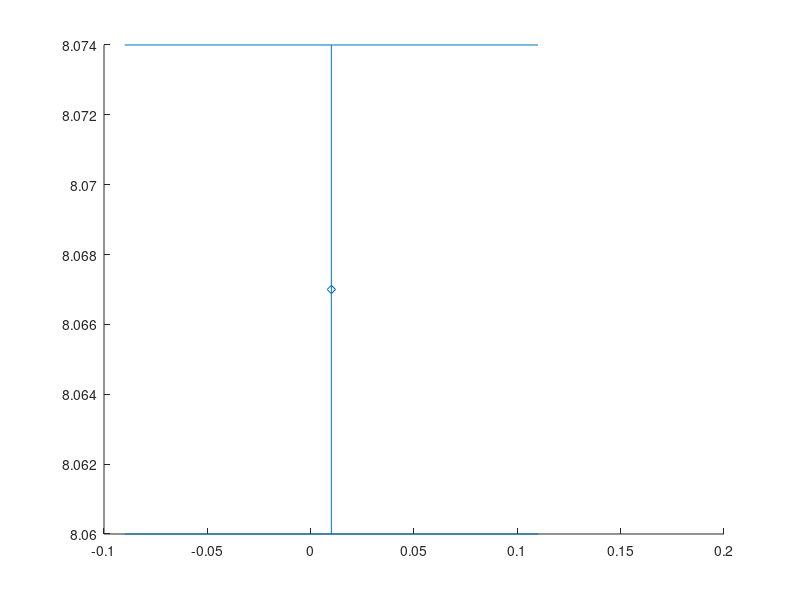

Write MATLAB code to recreate this figure. (Note: this script raises an error after producing the figure.)
% EXTENDED DATA 6A - pH Time Series with pH Ranges from Different SST Proxies
% Madison Shankle
% 29-09-2021

% Plots a timeseries of pH, with the range of pH from using different SST
% proxies' SST values in the pH calculation plotted on top of the data as
% grey bars.

%% LOAD IN DATA

% Clear any variables currently in workspace, close any figures currently
% open, and clear Command Window
clearvars
close all 
clc

east = xlsread('ED6_Shankle_east_pH_results.xls'); % add _BAYMAG if want to do with BAYMAG data
west = xlsread('ED6_Shankle_west_pH_results.xls'); % " "
east_avgs = xlsread('ED6_Shankle_east_pH_avgs.xls'); % " "
west_avgs = xlsread('ED6_Shankle_west_pH_avgs.xls'); % " "
% These Excel sheets have the following columns:
% (1) Age [Ma], (2) pH, (3) 2sd pH, (4) Temp Range [pH] (not incl BAYMAG), 
% (5) Temp Range [pH] w/ BAYMAG, (6) d11B [permil], (7) 2sd d11B [permil]
% NOTE: IGNORE COLS (4) & (5) TEMP RANGES - THESE ARE GIVEN IN 
% "ED6_Shankle_upper_lower_pH_bySSTs.xls"

% Load in ranges of pH from calculating pH from different SST proxies
errors = xlsread('ED6_Shankle_pH_ranges_from_SSTs.xls'); % MS!: THIS IS REALLY RANGE not ERRORS
% (1) neg. error West, (2) pos. error West, (3) neg. error East, (4) pos.
% error East

ThreeMa = xlsread('ED6_MB15_3Ma_forMatLab.xls');
% This Excel sheet has the following columns:
% (1) Age [Ma], (2) pH, (3) avg. 95% CI, (4) d11B [permil], (5) 2sd d11B
% 3Ma: Martinez-Boti 2015 Nature Article:
%   Caribbean eqb. site (ODP999), G. ruber
%   Martínez-Botí, M. A. et al. Plio-Pleistocene climate sensitivity 
%     evaluated using high-resolution CO 2 records. Nature 518, 49–54 (2015).


% Modern pH
east_mod_pH = 8.007; % See Methods for details of modern pH values
east_mod_1sd = 0.062;
west_mod_pH = 8.067;  
west_mod_1sd = 0.007;

%% PLOT

% COLORS
% Main Points
 main_red = [0.76 0 0.22];
 main_blue = [0.11 0.25 0.88];
% For Averages
 very_dark_blue = [0 0 0.35];
 very_dark_red = [0.45 0 0];
% For MB15 3Ma
 grey_color = [0.2 0.2 0.2];
 light_grey_color = [0.65 0.65 0.65];
 MB_3Ma_color = light_grey_color + 0.2;        % Prev. light green color [0.75 0.95 0.75];
 MB_3Ma_color_darker = light_grey_color +0.02; % + 0.15; % Prev. darker green color [0.69 0.89 0.69];

% Aesthetics
size_normal_points = 35;
size_avg_points = 7;
size_3Ma_points = 4;
size_mod_points = 125;
linewidth_normal_markers = 1.25;
linewidth_normal_errorbars = 1.25;
linewidth_normal_SST_errorbars = 1;
linewidth_avgs = 1.5;
linewidth_avgs_errorbars = 3.5;
linewidth_3Ma = 0.75;




%% 
  
  
%% Supp. Fig. 2: Repeat panel b^ (pH in time) with Temp range behind

linewidth_for_ranges = 4.5;

figure
    
% PLOT ESTIMATES OF MODERN pH
    % West Modern
      errorbar(0.01, west_mod_pH, west_mod_1sd, 'd', 'MarkerFaceColor', ...
          main_red, 'MarkerEdgeColor', 'none', ...
          'CapSize', 20, 'Color', main_red, ...
          'LineWidth', 3);   % face color main_red
      hold on
      % East Modern
      errorbar(0.01, east_mod_pH, east_mod_1sd, 'd', 'MarkerFaceColor', ...
          main_blue, 'MarkerEdgeColor', 'none', ... 
          'CapSize', 17, 'Color', main_blue, ...
          'LineWidth', 3);
     
      scatter(0.01, west_mod_pH, size_mod_points, 'diamond', 'MarkerFaceColor', ...
          main_red, 'MarkerEdgeColor', 'k', 'HandleVisibility', 'off');   % face color main_red
      scatter(0.01, east_mod_pH, size_mod_points, 'diamond', 'MarkerFaceColor', ...
          main_blue, 'MarkerEdgeColor', 'k', 'HandleVisibility', 'off');
      

% PLOT MARTINEZ-BOTI 3Ma DATA
      x = ThreeMa(:,1);
      y = ThreeMa(:,2);
      dy = ThreeMa(:,3);
      fill([x;flipud(x)],[y-dy;flipud(y+dy)],[0.86 .86 .86],'linestyle','none',...
          'HandleVisibility', 'off');
      
      plot(ThreeMa(:,1), ThreeMa(:,2), '-s', 'MarkerSize', size_3Ma_points, ...
          'MarkerFaceColor', MB_3Ma_color_darker, 'MarkerEdgeColor', ...
          MB_3Ma_color_darker, 'LineWidth', linewidth_3Ma, 'Color',...
          MB_3Ma_color_darker);

% Plot  thick grey line of pH range w/out BAGMAY line
  for i = 1:2
      if i == 1
          x = east;
          handle_vis = 'on'; 
          neg_error = errors(:,3);
          pos_error = errors(:,4);
      else if i == 2
              x = west;
              handle_vis = 'off'; 
              neg_error = errors(:,1);
              pos_error = errors(:,2);
          end
      end
      
      e = errorbar(x(:,1), x(:,2), neg_error, pos_error, 'LineStyle', 'none', ...
          'LineWidth', linewidth_for_ranges+0.25, 'HandleVisibility', handle_vis);
      e.Color = [0.37 0.37 0.37];  % grey for range incl. BAYMAG
      e.CapSize = 0;      
  end

% Some rearranging of Extra points to get legend to work properly

      
  % FIRST FOR LOOP: PLOT NORMAL POINTS (2nd = AVERAGES)
    for i = 1:2
        if i == 1 % First plot EAST pH 
            x = east;
            color_to_use = main_blue;
            dark_color_to_use = very_dark_blue;
        else 
            x = west; % Then plot WEST pH
            color_to_use = main_red;
            dark_color_to_use = very_dark_red;
        end
      
          % Then plot normal analytical uncertainty error bars on top of that
          e = errorbar(x(:,1), x(:,2), x(:,3), 'LineStyle', 'none', ...
              'LineWidth', linewidth_normal_errorbars+0.2, 'HandleVisibility', 'on');
          e.Color = color_to_use;
          e.CapSize = 9;
          
          % Then plot points
          scatter(x(:,1), x(:,2), size_normal_points, 'o',  'MarkerFaceColor', 'white', ...
              'MarkerEdgeColor', color_to_use, 'LineWidth', ...
              linewidth_normal_markers, 'HandleVisibility', 'off');
    end

    
    
    
    for i = 1:2   % SECOND FOR LOOP: PLOT AVERAGES
        if i == 2 
            y = east_avgs;
            color_to_use = main_blue;
            dark_color_to_use = very_dark_blue;
        else 
            y = west_avgs;
            color_to_use = main_red;
            dark_color_to_use = very_dark_red;
        end
        
        % Scatter plot averages darker w/ line
%           % First plot BIG ERROR BARS in grey (temp+analytical uncert.)
%           e = errorbar(y(:,1), y(:,2), y(:,3)+(y(:,4)/2), 'LineStyle', 'none', ...
%               'HandleVisibility', 'off', 'LineWidth', linewidth_avgs_errorbars);
%           e.Color = [0 0 0]; %grey_color;
%           e.CapSize = 12;      
          % Then plot normal analytical uncertainty error bars on top of that
          e = errorbar(y(:,1), y(:,2), y(:,3), 'LineStyle', 'none', ...
              'HandleVisibility', 'off', 'LineWidth', linewidth_avgs_errorbars);
          e.Color = dark_color_to_use;
          e.CapSize = 12;
          % Plot averages with a line through them
          plot(y(:,1), y(:,2), '-o', 'Color', dark_color_to_use, ...
             'MarkerFaceColor', dark_color_to_use, 'MarkerSize', size_avg_points, ...
             'LineWidth', linewidth_avgs, 'HandleVisibility', 'off');
               
    end
    
    
    

    
      
      
  xlim([0 6.4])
  ylim([7.65 8.25])
%   yticks([7.7:0.1:8.2]);
  set(gca,'XMinorTick','on','YMinorTick','on')
  set(gca,'FontSize', 13)
  set(gca,'box','on')
  grid on
  
  xlabel('\fontsize{17}Age \fontsize{13}(Ma)', 'FontWeight', 'bold');
  ylabel('\fontsize{17}pH', 'FontWeight', 'bold');
  legend('Avg. Modern West (1/sigma)', 'Avg. Modern East (1/sigma)', ...
      '3Ma, Eqb. Site (95% CI)', 'Range from SST Proxies', '2\sigma', '2\sigma', ...
      'FontSize', 11.75, 'NumColumns', 5, 'Position', ...
      [0.095743215031315 0.01526 0.87996 0.066025]);
  legend boxoff 
  

  